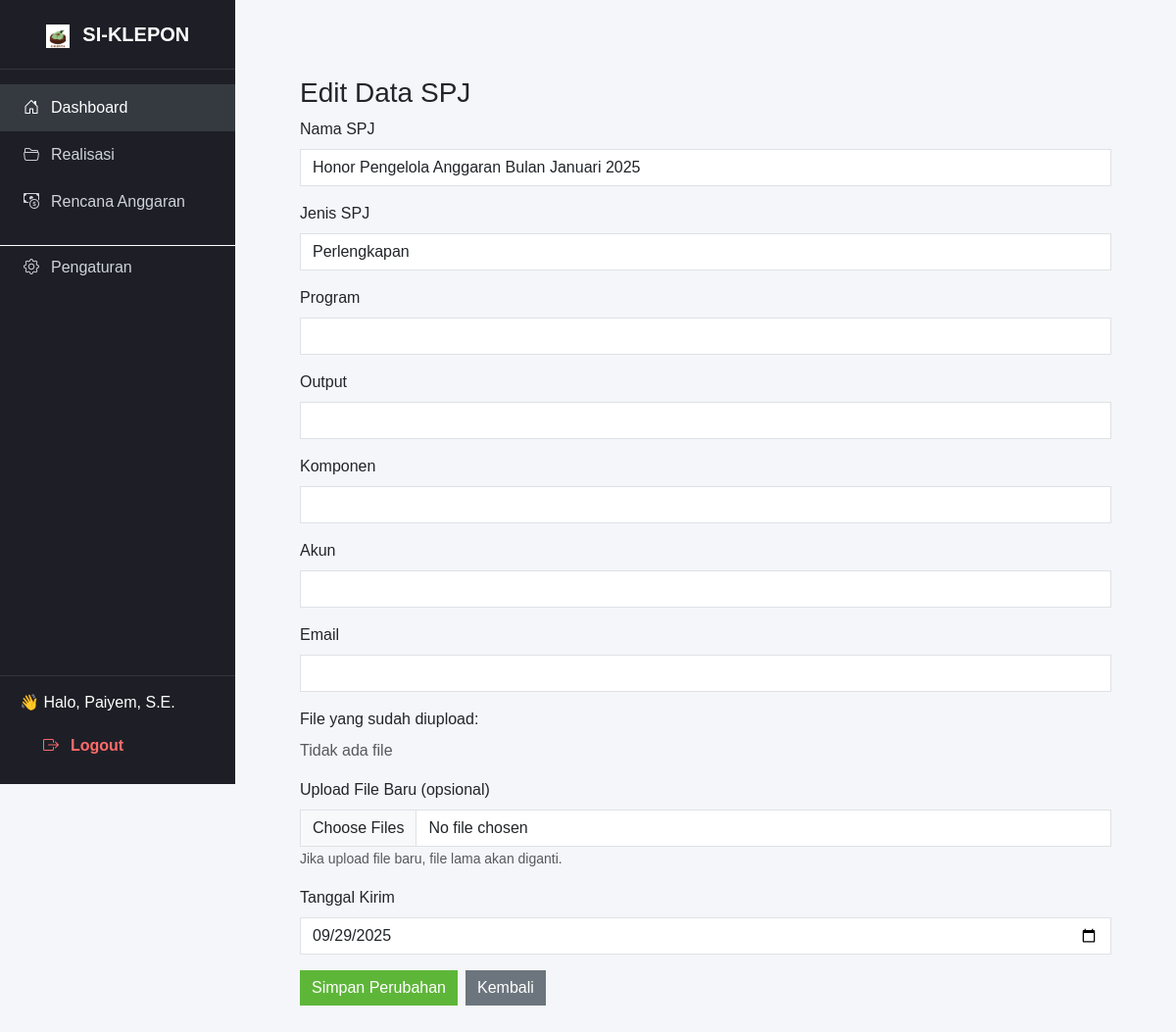
/klepon/edit_monitoring.php?id=2 (signed in), run on the app's committed database.
### tables this page shows
CREATE TABLE `form_data` (
  `id` int(11) NOT NULL,
  `nama_spj` varchar(100) DEFAULT NULL,
  `jenis_spj` varchar(50) DEFAULT NULL,
  `detail` text DEFAULT NULL,
  `file_names` text DEFAULT NULL,
  `tgl_kirim` date DEFAULT NULL,
  `ppk_status` varchar(50) DEFAULT NULL,
  `ppk_tanggal` date DEFAULT NULL,
  `ppk_keterangan` varchar(100) DEFAULT NULL,
  `bendahara_status` varchar(50) DEFAULT NULL,
  `bendahara_tanggal` date DEFAULT NULL,
  `bendahara_keterangan` varchar(100) DEFAULT NULL,
  `proses_bayar` varchar(50) DEFAULT NULL,
  `ppspm_status` varchar(50) DEFAULT NULL,
  `ppspm_tanggal` date DEFAULT NULL,
  `ppspm_keterangan` varchar(100) DEFAULT NULL,
  `proses_terakhir` varchar(50) DEFAULT NULL
);

### klepon/edit_monitoring.php (the view, shortened to what this page needs)
<?php
include '../db/koneksi.php';
$id = intval($_GET['id']);
function parse_file_names($raw) {
    $raw = trim((string)$raw);
    if ($raw === '') return [];
    return [$raw];
}
$d = mysqli_fetch_assoc(mysqli_query($conn, "SELECT * FROM form_data WHERE id = $id"));
?>
<!DOCTYPE html>
<html lang="id">
<head>
    <link href="https://cdn.jsdelivr.net/npm/bootstrap@5.3.0/dist/css/bootstrap.min.css" rel="stylesheet">
    <link href="https://cdn.jsdelivr.net/npm/bootstrap-icons@1.11.1/font/bootstrap-icons.css" rel="stylesheet">
</head>
<body>
<div class="sidebar">
    <div>
        <div class="brand">
            <img src="uploads/kle.png" alt="Logo SI-KLEPON"
                 style="width: 24px; height: 24px; vertical-align: middle; margin-right: 8px;">
            SI-KLEPON
        </div>
        <div class="menu">
            <a href="menu.php" class="active"><i class="bi bi-house-door"></i> Dashboard</a>
            <a href="klepon/klepon.php"><i class="bi bi-folder2-open"></i> Realisasi </a>
            <a href="anggaran/anggaran.php"><i class="bi bi-cash-coin"></i> Rencana Anggaran </a>
            <a href="pengaturan.php"
                style="margin-top: 20px; border-top: 1px solid white; padding-top: 10px;">
                <i class="bi bi-gear"></i> Pengaturan
            </a>
        </div>
    </div>
    <div class="logout">
        <span class="d-block mb-2">👋 Halo, <?= $_SESSION['nama']; ?></span>
        <a href="logout.php"><i class="bi bi-box-arrow-right"></i> Logout</a>
    </div>
</div>
<div class="main-content">
    <div class="container mt-4">
        <div class="card p-4">
            <h3>Edit Data SPJ</h3>
            <form action="" method="POST" enctype="multipart/form-data">
                <div class="mb-3">
                    <label for="nama_spj" class="form-label">Nama SPJ</label>
                    <input type="text" name="nama_spj" id="nama_spj" class="form-control" value="<?= htmlspecialchars($d['nama_spj'] ?? '') ?>" required>
                </div>
                <div class="mb-3">
                    <label for="jenis_spj" class="form-label">Jenis SPJ</label>
                    <select name="jenis_spj" id="jenis_spj" class="form-control" required>
                        <?php
                        $options = [
                            "Perlengkapan", "Konsumsi", "Belanja Bahan",
                            "Pembelian Paket Data / Pulsa", "Honor Instruktur Nasional / Daerah",
                            "Honor Petugas", "Honor Narasumber", "Transport Lokal",
                            "Perjalanan Dinas Luar Kota", "Honor Operasional Satuan Kerja"
                        ];
                        foreach ($options as $opt) {
                            $sel = (isset($d['jenis_spj']) && $d['jenis_spj'] === $opt) ? 'selected' : '';
                            echo "<option value=\"" . htmlspecialchars($opt) . "\" $sel>" . htmlspecialchars($opt) . "</option>";
                        }
                        ?>
                    </select>
                </div>
                <div class="mb-3">
                    <label for="program" class="form-label">Program</label>
                    <input type="text" name="program" id="program" class="form-control" value="<?= htmlspecialchars($d['program'] ?? '') ?>">
                </div>
                <div class="mb-3">
                    <label for="output" class="form-label">Output</label>
                    <input type="text" name="output" id="output" class="form-control" value="<?= htmlspecialchars($d['output'] ?? '') ?>">
                </div>
                <div class="mb-3">
                    <label for="komponen" class="form-label">Komponen</label>
                    <input type="text" name="komponen" id="komponen" class="form-control" value="<?= htmlspecialchars($d['komponen'] ?? '') ?>">
                </div>
                <div class="mb-3">
                    <label for="akun" class="form-label">Akun</label>
                    <input type="text" name="akun" id="akun" class="form-control" value="<?= htmlspecialchars($d['akun'] ?? '') ?>">
                </div>
                <div class="mb-3">
                    <label for="email" class="form-label">Email</label>
                    <input type="email" name="email" id="email" class="form-control" value="<?= htmlspecialchars($d['email'] ?? '') ?>">
                </div>
                <div class="mb-3">
                    <label class="form-label">File yang sudah diupload:</label><br>
                    <?php
                    $files = parse_file_names($d['file_names'] ?? '');
                    if (!empty($files)) {
                        foreach ($files as $f) {
                            $path = "../uploads/" . basename($f);
                            if (file_exists($path)) {
                                echo "<a href='$path' target='_blank' class='file-link'>" . htmlspecialchars($f) . "</a><br>";
                            } else {
                                echo "<span class='text-muted'>" . htmlspecialchars($f) . " (tidak ditemukan)</span><br>";
                            }
                        }
                    } else {
                        echo "<span class='text-muted'>Tidak ada file</span>";
                    }
                    ?>
                </div>
                <div class="mb-3">
                    <label for="file_upload" class="form-label">Upload File Baru (opsional)</label>
                    <input type="file" name="file_upload[]" id="file_upload" class="form-control" multiple>
                    <small class="text-muted">Jika upload file baru, file lama akan diganti.</small>
                </div>
                <div class="mb-3">
                    <label for="tgl_kirim" class="form-label">Tanggal Kirim</label>
                    <input type="date" name="tgl_kirim" id="tgl_kirim" class="form-control" value="<?= htmlspecialchars(substr(($d['tgl_kirim'] ?? ''),0,10)) ?>">
                </div>
                <div class="d-flex gap-2">
                    <button type="submit" class="btn btn-success">Simpan Perubahan</button>
                    <a href="klepon.php" class="btn btn-secondary">Kembali</a>
                </div>
            </form>
        </div>
    </div>
</div>
</body>
</html>

### klepon/edit_monitoring.php (style rules this page uses)
body { margin: 0; font-family: 'Poppins', sans-serif; background-color: #f4f6f9; }
.sidebar { position: fixed; top: 0; left: 0; width: 240px; height: 100vh; background-color: #1e1f26; color: #fff; display: flex; flex-direction: column; justify-content: space-between; }
.sidebar .brand { font-size: 20px; font-weight: 600; padding: 20px; border-bottom: 1px solid rgba(255,255,255,0.1); text-align: center; }
.sidebar .menu { flex: 1; padding: 15px 0; }
.sidebar a { display:flex; align-items:center; gap:12px; padding:12px 24px; color:#cfd3dc; text-decoration:none; font-weight:500; transition:0.2s; }
.sidebar a:hover, .sidebar a.active { background-color:#343a40; color:#fff; }
.logout { border-top:1px solid rgba(255,255,255,0.1); padding:15px 20px; }
.logout a { color:#ff6b6b; text-decoration:none; font-weight:600; }
.main-content { margin-left: 240px; padding: 30px; }
.card, .form-control, .btn { border-radius: 0 !important; }
.card { background-color: transparent !important; box-shadow: none !important; border: none !important; }
.btn-success { background-color: #5eb639; border: none; }
.btn-secondary { border: none; }

### data on the page
form_data: nama_spj "Honor Pengelola Anggaran Bulan Januari 2025", tgl_kirim "09/29/2025"

### other printed values
$_SESSION['nama'] "Paiyem, S.E."
form field jenis_spj "Perlengkapan"
